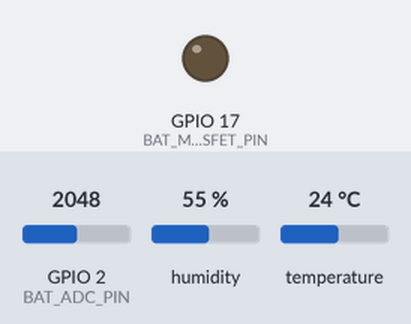
This program was run on a simulated ESP32-C6. On the bench: output pins drawn as LEDs (lit = HIGH). The test bench sets the inputs (shaded band); at power-on: GPIO 2 (BAT_ADC_PIN) = 2048, humidity 55 %, temperature 24 °C. No radio packets arrive unless stated. At 0.1 s the program puts the board to deep sleep or switches it off; the recording ends there.

Above: at 0.0 s.
Timing chart, 0 to 0.1 s (numbered marks = the images above):
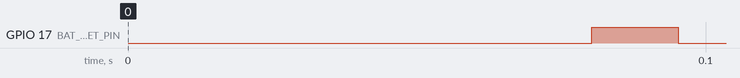

Measured:
- by itself, GPIO 17 (BAT_MOSFET_PIN): LOW → HIGH at 0.08 s, → LOW 0.02 s later

The program:

main.cpp
```cpp
// Определение ESP32_C6 передаётся через build_flags в platformio.ini для [env:xiao_esp32c6]

#define SHTC3_SENSOR_ENABLED // Раскомментировать для использования SHTC3 вместо BME280
                             // #define SHT31_SENSOR_ENABLED // Раскомментировать для использования SHT31 вместо BME280
// #define TEST_W_SERIAL        // Раскомментировать для отладки через Serial

#ifdef SHTC3_SENSOR_ENABLED
#include <Adafruit_SHTC3.h>
#elif defined(SHT31_SENSOR_ENABLED)
#include <Adafruit_SHT31.h>
#else
#include <Adafruit_BME280.h>
#endif
#include <Arduino.h>
#include <RF24.h>
#include <SPI.h>
#include <WiFi.h>
#include <Wire.h>
#include <esp_sleep.h>

#ifdef ESP32_C6
// Пины и адреса I2C
// Синхронизировано с распиновкой XIAO ESP32-C6 (SDA на GPIO22 по схеме)
#define SDA_PIN 22 // SDA для XIAO ESP32-C6
#define SCL_PIN 23 // SCL для XIAO ESP32-C6

// Пины для SPI (стандартные для XIAO ESP32-C6)
#define SPI_SCK_PIN 19  // Пин SCK для SPI
#define SPI_MISO_PIN 20 // Пин MISO для SPI
#define SPI_MOSI_PIN 18 // Пин MOSI для SPI
#define NRF24_CE_PIN 0  // Пин CE для nRF24L01+
#define NRF24_CS_PIN 21 // Пин CS для SPI (лучше привязывать к SPI SS)

// Пины для измерения заряда батареи
#define BAT_ADC_PIN 2     // GPIO2  — вход АЦП (средняя точка делителя R1/R2)
#define BAT_MOSFET_PIN 17 // GPIO17 — затвор 2N7000 (включает делитель)
#else
// Пины и адреса I2C
#define SDA_PIN 8           // Пины для I2C
#define SCL_PIN 9           // Пины для I2C

// Пины для SPI
#define SPI_SCK_PIN 4       // Пин SCK для SPI
#define SPI_MISO_PIN 5      // Пин MISO для SPI
#define SPI_MOSI_PIN 6      // Пин MOSI для SPI
#define NRF24_CE_PIN 7      // Пин CE для nRF24L01+
#define NRF24_CS_PIN 10     // Пин CS для SPI
// Пины для измерения заряда батареи
#define BAT_ADC_PIN TODO    // GPIO2  — вход АЦП (средняя точка делителя R1/R2)
#define BAT_MOSFET_PIN TODO // GPIO17 — затвор 2N7000 (включает делитель)
#endif                      // ESP32_C6

#ifdef SHTC3_SENSOR_ENABLED
Adafruit_SHTC3 shtc3 = Adafruit_SHTC3(); // Объект для работы с SHTC3
#elif defined(SHT31_SENSOR_ENABLED)
Adafruit_SHT31 sht31 = Adafruit_SHT31(); // Объект для
#else
Adafruit_BME280 bme280; // Объект для работы с BME280
#endif

const uint64_t NRF24_ADDRESS = 0xA337D135B1ULL; // Адрес получателя для nRF24L01+
RF24 radio(NRF24_CE_PIN, NRF24_CS_PIN);         // Объект для работы с nRF24L01+

// Структура данных для отправки по радио
typedef struct __attribute__((packed))
{
  float temperature{0.0f}; // температура в градусах Цельсия
  float humidity{0.0f};    // относительная влажность в процентах
  uint16_t pressure{0};    // давление в гПа
  uint16_t bat_charge{0};  // заряд батареи в процентах
} OutSensorData_t;

float temp_val, pressure_val, humidity_val; // Глобальные переменные для хранения данных сенсоров

// ---------------------------------------------------------------------------
// Измерение заряда аккумулятора 18650
// Схема: V_bat → R1(280кОм) → GPIO2(ADC) → R2(280кОм) → Drain(2N7000) → GND
//        Gate(2N7000) → GPIO17
// Делитель 1:2 → V_adc = V_bat / 2
// 18650: 4200 мВ = 100 %, 3200 мВ = 0 %
// ---------------------------------------------------------------------------
uint16_t readBatCharge(bool f_debug = false)
{
  pinMode(BAT_MOSFET_PIN, OUTPUT);
  digitalWrite(BAT_MOSFET_PIN, HIGH); // включаем делитель через MOSFET
  delay(10);                          // ждём стабилизации (RC-цепь 280кОм × C_ввода)

  // Некоторые Arduino-ядра ESP32 не предоставляют adcAttachPin(),
  // поэтому выполняем одно чтение, чтобы pin зарегистрировался в ADC-подсистеме,
  // затем устанавливаем аттенюацию для корректного диапазона.
  analogRead(BAT_ADC_PIN);                        // принудительно зарегистрировать пин
  analogSetPinAttenuation(BAT_ADC_PIN, ADC_11db); // диапазон 0–3.3 В

  // Усреднение 8 выборок для снижения шума АЦП
  uint32_t adcSum = 0;
  for (int i = 0; i < 8; i++)
  {
    adcSum += analogReadMilliVolts(BAT_ADC_PIN);
    delayMicroseconds(500);
  }
  uint32_t adcMv = adcSum / 8;

  digitalWrite(BAT_MOSFET_PIN, LOW); // выключаем делитель — экономим энергию

  uint32_t batMv = adcMv * 2; // восстанавливаем реальное напряжение (делитель 1:2)

#ifdef TEST_W_SERIAL
  if (f_debug)
  {
    Serial.print("DEBUG: ADC mV=");
    Serial.print(adcMv);
    Serial.print(" bat mV=");
    Serial.println(batMv);
  }
#endif

  if (batMv >= 4200)
    return 100;
  if (batMv <= 3200)
    return 0;
  return (uint16_t)((batMv - 3200UL) * 100UL / 1000UL);
}

// При ошибке инициализации — сразу в deep sleep, не тратим батарею
void goToSleep()
{
#ifdef TEST_W_SERIAL
  Serial.println("DEBUG: Going to sleep...");
  Serial.flush(); // Дождаться вывода перед отключением периферии
  delay(5000);
  esp_restart(); // Перезагрузка вместо deep sleep для отладки через Serial
#else
  esp_sleep_enable_timer_wakeup(1ULL * 60 * 1000000); // 1 минута
  esp_deep_sleep_start();
#endif
}

void setup()
{
  setCpuFrequencyMhz(80); // Сразу снижаем частоту CPU для экономии энергии

  // Выключаем WiFi для экономии энергии
  WiFi.mode(WIFI_OFF);

#ifdef TEST_W_SERIAL
  Serial.begin(115200);
  Serial.println("DEBUG: CPU freq set to 80 MHz");
  delay(5000); // Ждем стабилизации Serial
#endif
  Wire.begin(SDA_PIN, SCL_PIN); // Инициализация I2C с заданными пинами
  Wire.setClock(400000);        // 400 kHz — быстрее считывание, меньше активного времени
  // I2C initialized

#ifdef SHTC3_SENSOR_ENABLED
  if (!shtc3.begin())
  {
#ifdef TEST_W_SERIAL
    Serial.println("Couldn't find SHTC3");
#endif
    goToSleep();
  }

#ifdef TEST_W_SERIAL
  Serial.println("Found SHTC3 sensor");
#endif

  shtc3.sleep(false); // Выводим SHTC3 из сна
  // delay(5);           // Wake-up time SHTC3 ~240 мкс + время стабилизации
  sensors_event_t humidity, temp;
  shtc3.getEvent(&humidity, &temp);
  temp_val = temp.temperature;
  humidity_val = humidity.relative_humidity;
  pressure_val = 0; // SHTC3 не измеряет давление
  shtc3.sleep(true);
#elif defined(SHT31_SENSOR_ENABLED)
  if (!sht31.begin(0x44)) // Адрес 0x44 или 0x45
  {
#ifdef TEST_W_SERIAL
    Serial.println("Couldn't find SHT31");
#endif
    goToSleep();
  }

#ifdef TEST_W_SERIAL
  Serial.println("Found SHT31 sensor");
#endif

  temp_val = sht31.readTemperature();
  humidity_val = sht31.readHumidity();
  pressure_val = 0; // SHT31 не измеряет давление
#else
  if (!bme280.begin(0x76)) // Адрес 0x76 или 0x77
  {
#ifdef TEST_W_SERIAL
    Serial.println("Couldn't find BME280 sensor");
#endif
    goToSleep();
  }

#ifdef TEST_W_SERIAL
  Serial.println("Found BME280 sensor");
#endif

  // setSampling ВСЕГДА — не только в debug! Иначе BME280 в normal mode потребляет ~3.6 мА
  bme280.setSampling(Adafruit_BME280::MODE_FORCED,
                     Adafruit_BME280::SAMPLING_X1, // temperature
                     Adafruit_BME280::SAMPLING_X1, // pressure
                     Adafruit_BME280::SAMPLING_X1, // humidity
                     Adafruit_BME280::FILTER_OFF);

  bme280.takeForcedMeasurement();
  temp_val = bme280.readTemperature();
  pressure_val = bme280.readPressure() / 100.0F; // hPa
  humidity_val = bme280.readHumidity();
#endif // SHTC3_SENSOR_ENABLED

#ifdef TEST_W_SERIAL
  Serial.print("DEBUG: Readings — Temp: ");
  Serial.print(temp_val);
  Serial.print(" *C, Humidity: ");
  Serial.print(humidity_val);
  Serial.print(" %, Pressure: ");
  Serial.print(pressure_val);
  Serial.print(" hPa, charge: ");
  uint16_t batCharge = readBatCharge();
  Serial.print(batCharge);
  Serial.println(" %");
#endif

  OutSensorData_t data;
  data.temperature = temp_val;
  data.humidity = humidity_val;
  data.pressure = static_cast<uint16_t>(pressure_val);
  data.bat_charge = readBatCharge(true);

  SPI.begin(SPI_SCK_PIN, SPI_MISO_PIN, SPI_MOSI_PIN);

  // Setup and configure rf radio
  if (!radio.begin())
  {
#ifdef TEST_W_SERIAL
    Serial.println(F("radio hardware not responding!"));
#endif
    goToSleep(); // Сон вместо delay(5000) + restart
  }

  delayMicroseconds(1500);              // Ждём стабилизации модуля после включения (Tpd2stby = 1.5ms)
  radio.setPALevel(RF24_PA_HIGH);       // Уровень мощности передачи
  radio.setDataRate(RF24_250KBPS);      // Скорость передачи данных
  radio.setRetries(5, 3);               // 3 попытки с интервалом 5 (5*250 мкс) - более надежно
  radio.setChannel(103);                // Канал 103 (2503 MHz)
  radio.openWritingPipe(NRF24_ADDRESS); // Адрес получателя
  radio.stopListening();                // Переходим в режим передачи
  delayMicroseconds(150);               // Ждём переключения режима TX (130 мкс по datasheet)

#ifdef TEST_W_SERIAL
  Serial.println(F("RF24 radio initialized."));
#endif

  radio.flush_tx(); // Очищаем TX буфер перед отправкой
  bool ok = radio.write(&data, sizeof(OutSensorData_t));
#ifdef TEST_W_SERIAL
  Serial.println(ok ? "DEBUG: Data sent OK" : "DEBUG: Data send FAILED");
  radio.printDetails();
  Serial.flush(); // Дождаться вывода перед отключением периферии
#endif
  radio.powerDown();
  SPI.end();
  Wire.end();

  // GPIO изолировать НЕ НУЖНО — ESP32-C6 делает это автоматически при deep sleep
  goToSleep();
}

void loop()
{
#ifdef TEST_W_SERIAL
  setup(); // Для отладки через Serial — выполняем setup() в loop(), чтобы не уходить в сон
#endif
}
```
